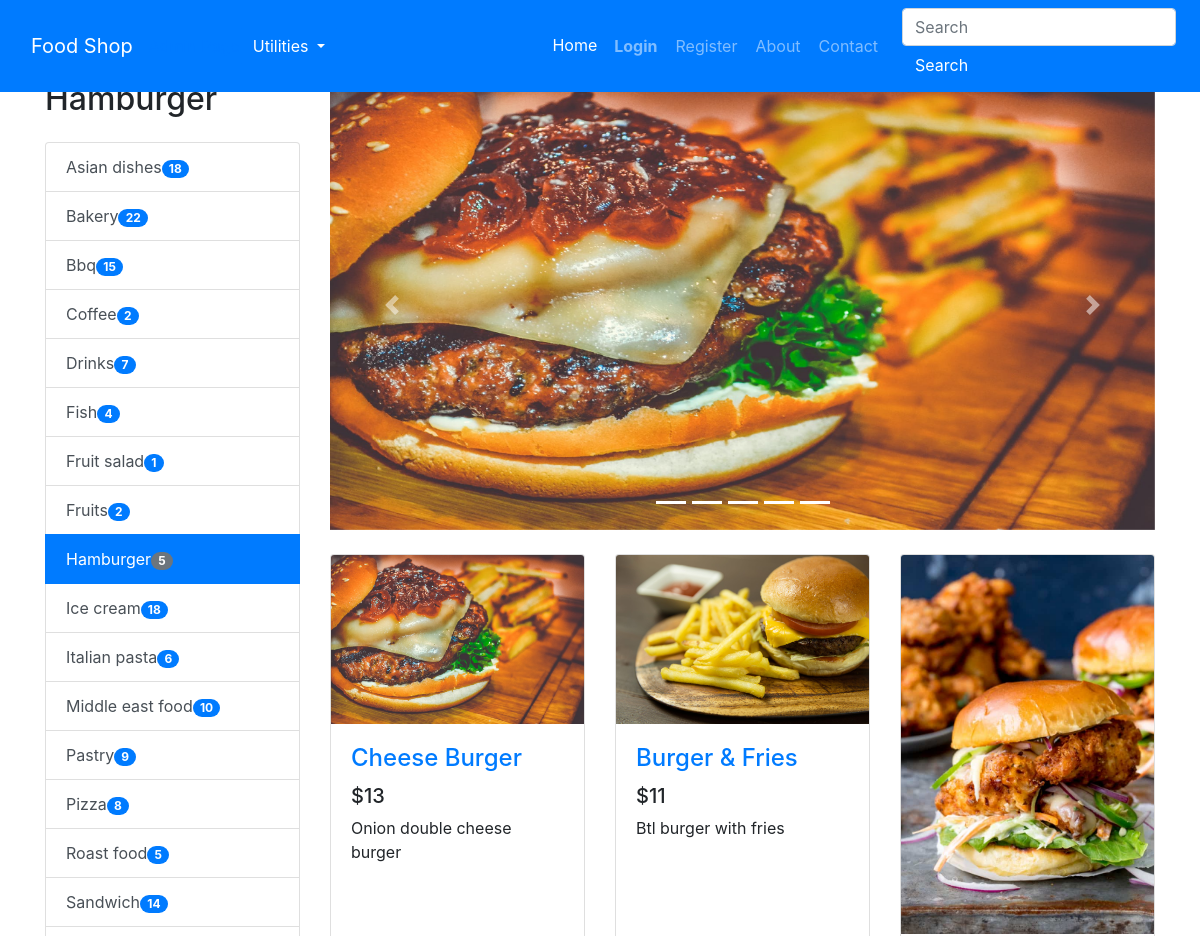
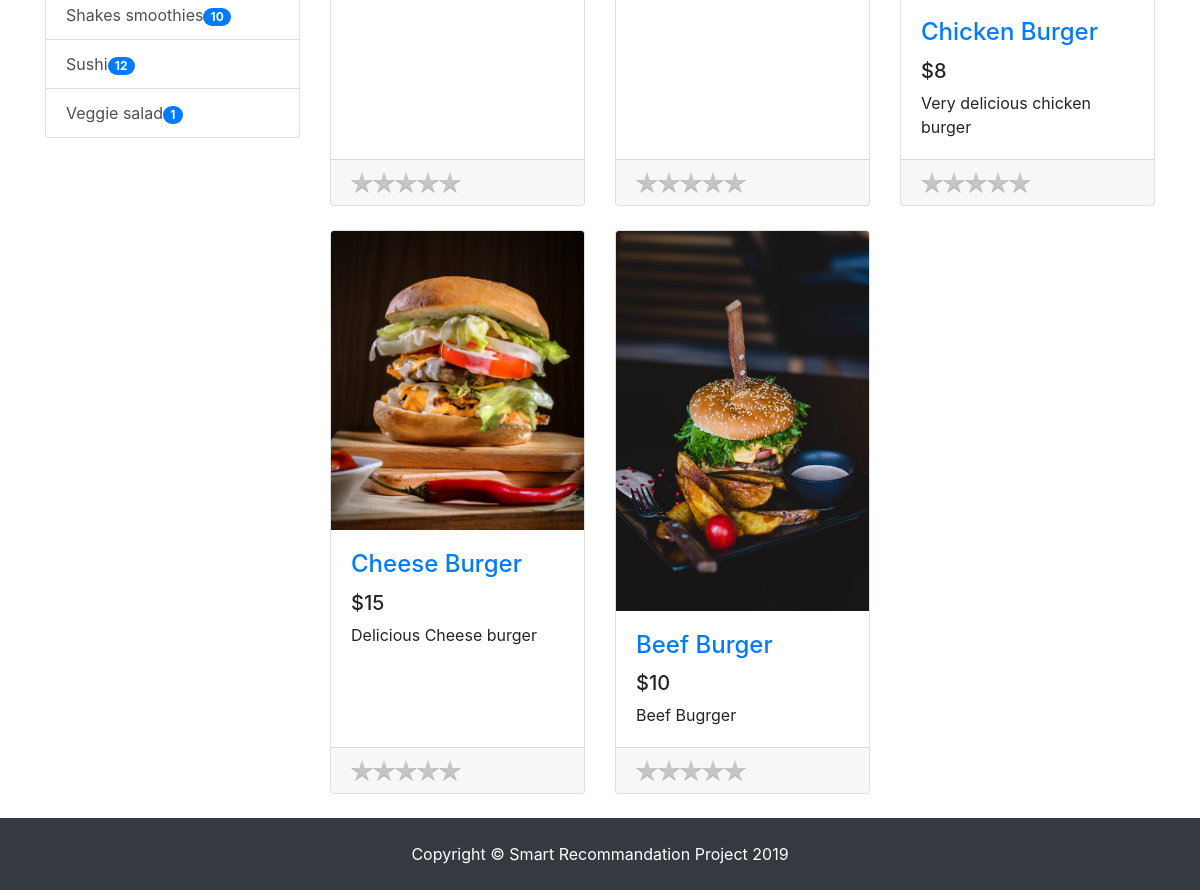
The app's page /categories/hamburger with its own data (2 pictures, top to bottom).
### tables this page shows
CREATE TABLE PRODUCT (ID VARCHAR, NAME VARCHAR, PRICE INTEGER, DESCRIPTION TEXT, IMAGE TEXT, TAGS TEXT, SCORE REAL);

### app.py (the view)
@app.route("/categories/<category>")
def categories(category):
    products = get_products_by_tag(category)
    tags = get_product_tags()
    if session.get("user_id"):
        user_id = session.get("user_id")
        ratings = [ get_rating_by_both(user_id, p.id) for p in products ]
    else:
        ratings = [None] * len(products)
    return render_template("index.html",
                            products=products,
                            ratings=ratings,
                            tags=tags,
                            category=category,
                            chosen_products=products[:5],
                            os=os,
                            zip=zip,
                            len=len,
                            range=range,
                            enumerate=enumerate,
                            remove_starting_digits=remove_starting_digits)

### common/database.py (called while the page is built)
    @classmethod
    def get_all_products(cls, formalize=True):
        cursor = cls.DATABASE.execute("SELECT * FROM PRODUCT ORDER BY SCORE DESC")
        returned_data = cursor.fetchall()
        if not returned_data:
            return None
        if not formalize:
            return returned_data
        data = []
        for item in returned_data:
            d = {}
            for i, field in enumerate(cls.PRODUCT_FIELDS):
                d[field.lower()] = item[i]
            data.append(d)
        return data

    @classmethod
    def get_products_by_tag(cls, tag):
        cursor = cls.DATABASE.execute("SELECT * FROM PRODUCT WHERE TAGS LIKE ? ORDER BY SCORE DESC", (f"%{tag}%",))
        returned_data = cursor.fetchall()
        if not returned_data:
            return None
        data = []
        for item in returned_data:
            d = {}
            for i, field in enumerate(cls.PRODUCT_FIELDS):
                d[field.lower()] = item[i]
            data.append(d)
        return data

    @classmethod
    def get_product_tags(cls):
        data = cls.get_all_products()
        return sorted({ d['tags'] for d in data })

### common/utils.py (called while the page is built)
def remove_starting_digits(string):
    return string.lstrip(digits)

### models/products/product.py (called while the page is built)
def get_product_tags():
    data = {}
    tags = Database.get_product_tags()
    for tag in tags:
        count = len(Database.get_products_by_tag(tag))
        data[tag] = count
    return data

def get_products_by_tag(tag):
    products = Database.get_products_by_tag(tag)
    if products:
        return [ Product(**product) for product in products ]
    else:
        return []

### templates/index.html (shortened to what this page needs)
{% extends "base.html" %}
{% block content %}
<div class="container">
    <div class="row">
        <div class="col-lg-3">
            <h2 class="my-4">
                {% if category %}
                {{category.replace("_", " ").capitalize()}}
                {% else %}
                Categories
                {% endif %}
            </h2>
            <div class="list-group" id="list-tab" role="tablist">
                {% for tag, count in tags.items() %}
                {% if category == tag %}
                <a class="list-group-item list-group-item-action active" href="{{url_for('categories', category=tag)}}"
                    aria-controls="home">{{tag.replace("_", " ").capitalize()}}<span class="badge badge-secondary badge-pill">  {{count}}</span></a>
                {% else %}
                <a class="list-group-item list-group-item-action" href="{{url_for('categories', category=tag)}}"
                    aria-controls="home">{{tag.replace("_", " ").capitalize()}}<span class="badge badge-primary badge-pill">  {{count}}</span></a>
                {% endif %}
                {% endfor %}
            </div>
        </div>
        <div class="col-lg-9">
            <div id="carouselExampleIndicators" class="carousel slide my-4" data-ride="carousel">
                <ol class="carousel-indicators">
                    {% for i in range(len(chosen_products)) %}
                    <li data-target="#carouselExampleIndicators" data-slide-to="{{i}}" class="active"></li>
                    {% endfor %}
                </ol>
                <div class="carousel-inner" role="listbox">
                    {% for i, product in enumerate(chosen_products) %}
                        {% if i == 0 %}
                        <div class="carousel-item active">
                        {% else %}
                        <div class="carousel-item">
                            {% endif %}
                            <a href="{{url_for('product.product', product_id=product.id)}}">
                                <img class="d-block img-fluid carousel-img"
                                    src="{{url_for('static', filename='img/products/{}'.format(os.path.basename(product.image)))}}"
                                    alt="slide">
                            </a>
                        </div>
                        {% endfor %}
                    </div>
                    <a class="carousel-control-prev" href="#carouselExampleIndicators" role="button" data-slide="prev">
                        <span class="carousel-control-prev-icon" aria-hidden="true"></span>
                    </a>
                    <a class="carousel-control-next" href="#carouselExampleIndicators" role="button" data-slide="next">
                        <span class="carousel-control-next-icon" aria-hidden="true"></span>
                    </a>
                </div>
                <div class="row">
                    {% for product in products %}
                    <div class="col-lg-4 col-md-6 mb-4">
                        <div class="card h-100">
                            <a href="{{url_for('product.product', product_id=product.id)}}"><img class="card-img-top"
                                    src="{{url_for('static', filename='img/products/{}'.format(os.path.basename(product.image)))}}"
                                    alt=""></a>
                            <div class="card-body">
                                <h4 class="card-title">
                                    <a href="{{url_for('product.product', product_id=product.id)}}">{{product.name}}</a>
                                </h4>
                                <h5>${{product.price}}</h5>
                                <p class="card-text">{{product.description}}</p>
                            </div>
                            <div class="card-footer">
                                <div class="text-align"><span class="product_star_rating" id="{{remove_starting_digits(product.id)}}"></span></div>
                            </div>
                        </div>
                    </div>
                    {% else %}
                    <br>
                    <br>
                    <h4>No products available.</h4>
                    {% endfor %}
                </div>
            </div>
        </div>
    </div>
    <footer class="py-4 bg-dark">
        <div class="container">
            <p class="m-0 text-center text-white">Copyright &copy; Smart Recommandation Project 2019</p>
        </div>
    </footer>
    {% endblock content %}

### static/css/shop-homepage.css (style rules this page uses)
body { padding-top: 56px; }

### records on screen
PRODUCT: replace "Asian dishes", count "18"
PRODUCT: replace "Bakery", count "22"
PRODUCT: replace "Bbq", count "15"
PRODUCT: replace "Coffee", count "2"
PRODUCT: replace "Drinks", count "7"
PRODUCT: replace "Fish", count "4"
PRODUCT: replace "Fruit salad", count "1"
PRODUCT: replace "Fruits", count "2"
PRODUCT: replace "Hamburger", count "5", IMAGE (picture), name "Cheese Burger", price "13", description "Onion double cheese burger"
PRODUCT: replace "Ice cream", count "18"
PRODUCT: replace "Italian pasta", count "6"
PRODUCT: replace "Middle east food", count "10"
PRODUCT: replace "Pastry", count "9"
PRODUCT: replace "Pizza", count "8"
PRODUCT: replace "Roast food", count "5"
PRODUCT: replace "Sandwich", count "14"
PRODUCT: replace "Shakes smoothies", count "10"
PRODUCT: replace "Sushi", count "12"
PRODUCT: replace "Veggie salad", count "1"
PRODUCT: IMAGE (picture), name "Burger & Fries", price "11", description "Btl burger with fries"
PRODUCT: IMAGE (picture), name "Chicken Burger", price "8", description "Very delicious chicken burger"
PRODUCT: IMAGE (picture), name "Cheese Burger", price "15", description "Delicious Cheese burger"
PRODUCT: IMAGE (picture), name "Beef Burger", price "10", description "Beef Bugrger"

### other values on screen
{{ category.replace("_", " ").capitalize() }} "Hamburger"
